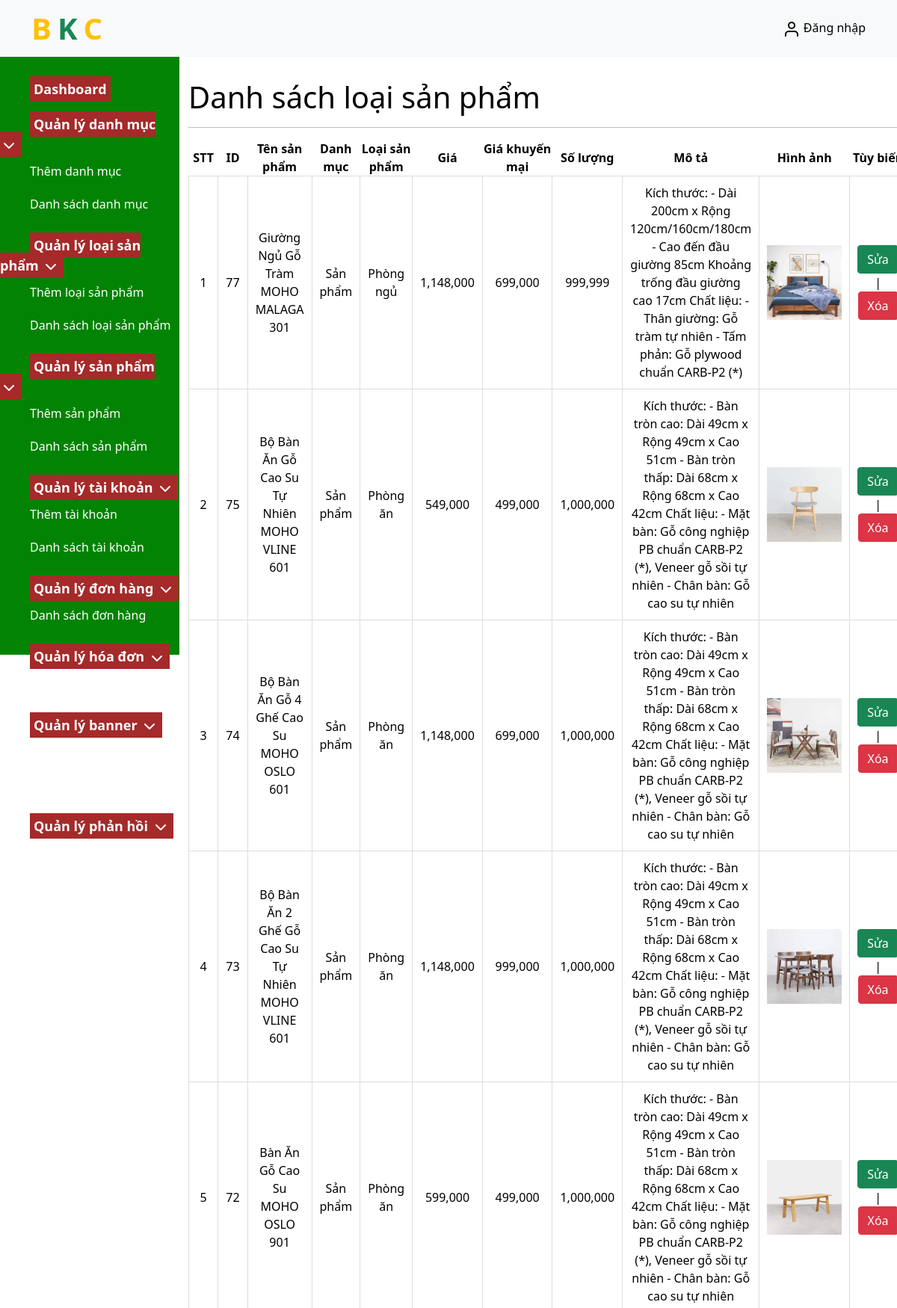
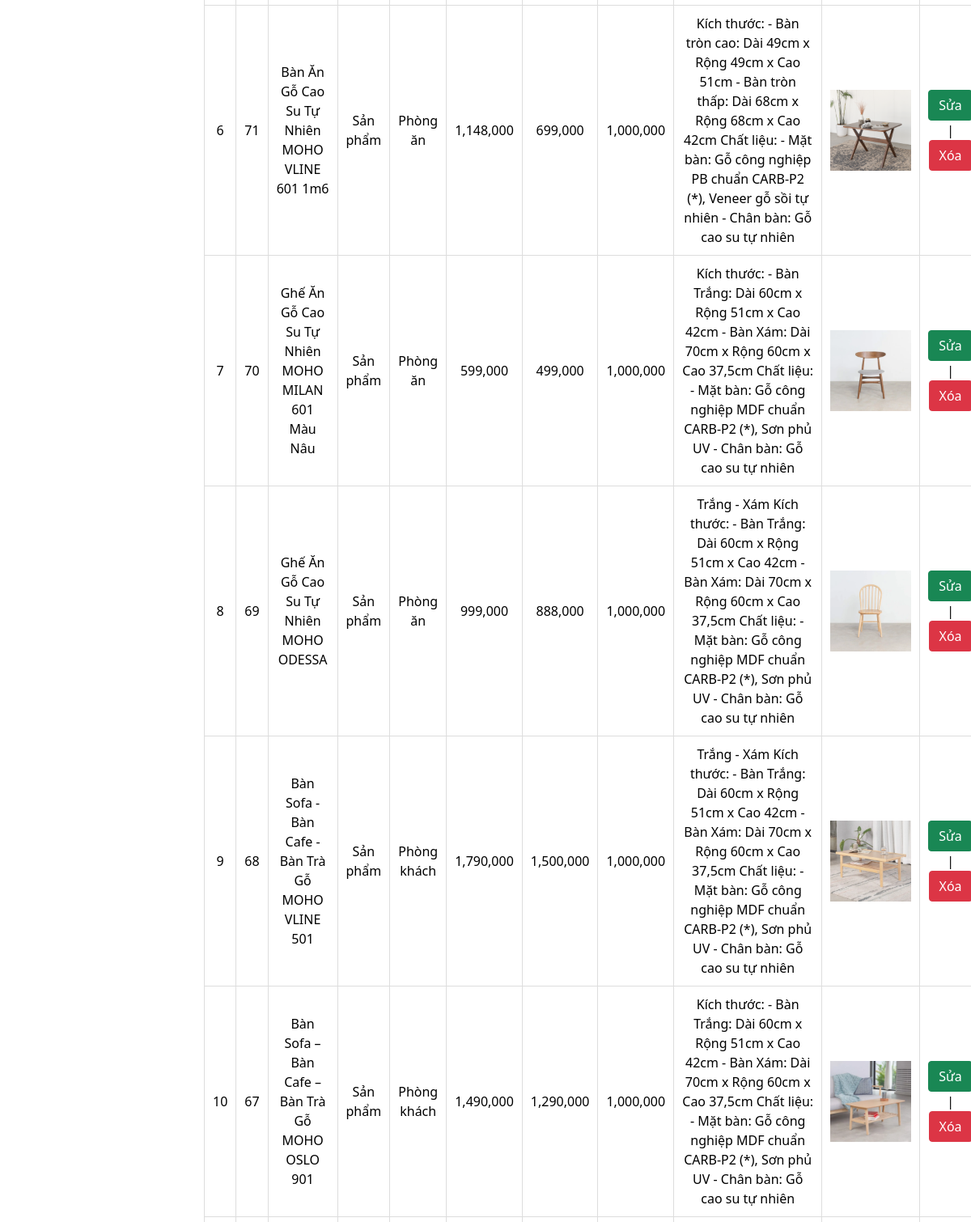
The page /Moho-Web/productlist.php (upper part) on the database its author committed (2 pictures, top to bottom).
### tables this page shows
CREATE TABLE `tbl_product` (
  `product_id` int(11) NOT NULL,
  `product_name` varchar(255) NOT NULL,
  `cartegory_id` int(11) NOT NULL,
  `brand_id` int(11) NOT NULL,
  `product_price` varchar(255) NOT NULL,
  `product_price_new` varchar(255) NOT NULL,
  `product_desc` varchar(500) NOT NULL,
  `product_img` varchar(255) NOT NULL,
  `product_quantity` varchar(255) NOT NULL
);

CREATE TABLE `tbl_cartegory` (
  `cartegory_id` int(11) NOT NULL,
  `cartegory_name` varchar(255) NOT NULL
);

CREATE TABLE `tbl_brand` (
  `brand_id` int(11) NOT NULL,
  `cartegory_id` int(11) NOT NULL,
  `brand_name` varchar(255) NOT NULL
);

### Moho-Web/database.php (called while the page is built, shortened)
<?php
class Database{
    public $host = DB_HOST;
    public $user = DB_USER;
    public $pass = DB_PASS;
    public $dbname = DB_NAME;
    public $link;
    private function connectDB(){
        $this->link = new mysqli($this->host,$this->user,$this->pass,$this->dbname);
    }
    public function select($query){
        $result = $this->link->query($query) or
        die($this->link->error.__LINE__);
        if($result->num_rows > 0){
            return $result;
        }
        else{
            return false;
        }
    }
}
?>

### Moho-Web/class/product_class.php (called while the page is built, shortened)
<?php
    include "database.php";
?>
<?php
    class product {
        private $db;
        public function __construct()
        {
            $this->db = new Database();
        }
        public function show_product(){
            $query = "SELECT tbl_product.*,tbl_cartegory.cartegory_name,tbl_brand.brand_name
            FROM tbl_product INNER JOIN tbl_cartegory ON tbl_product.cartegory_id = tbl_cartegory.cartegory_id
            INNER JOIN tbl_brand ON tbl_product.brand_id = tbl_brand.brand_id
            ORDER BY product_id DESC";
            $result = $this->db->select($query);
            return $result;
        }
    }
?>

### Moho-Web/productlist.php (the view)
<?php
include "header.php";
include "slider.php";
include "class/product_class.php";
?>
<?php
$product = new product;
$show_product = $product->show_product();
?>
<div class="admin-content-right">
    <div class="admin-content-right-cartegory-list">
        <h1>Danh sách loại sản phẩm</h1>
        <hr>
        <table>
            <tr>
                <th>STT</th>
                <th>ID</th>
                <th>Tên sản phẩm</th>
                <th>Danh mục</th>
                <th>Loại sản phẩm</th>
                <th>Giá</th>
                <th>Giá khuyến mại</th>
                <th>Số lượng</th>
                <th>Mô tả</th>
                <th>Hình ảnh</th>
                <th>Tùy biến</th>
            </tr>
            <?php
            if ($show_product) {
                $i = 0;
                while ($result = $show_product->fetch_assoc()) { $i++;
            ?>
                    <tr>
                        <td><?php echo $i ?></td>
                        <td><?php echo $result['product_id'] ?></td>
                        <td><?php echo $result['product_name'] ?></td>
                        <td><?php echo $result['cartegory_name'] ?></td>
                        <td><?php echo $result['brand_name'] ?></td>
                        <td><?php echo number_format($result['product_price']) ?></td>
                        <td><?php echo number_format($result['product_price_new']) ?></td>
                        <td><?php echo number_format($result['product_quantity']) ?></td>
                        <td><?php echo $result['product_desc'] ?></td>
                        <td><img src="./uploads/<?php echo $result['product_img'] ?>" alt="<?php echo $result['product_name'] ?>" height="100px" width="100px"></td>
                        <td>
                            <a class="btn btn-success" href="productedit.php?product_id=<?php echo $result['product_id']?>">Sửa</a> |
                            <a class="btn btn-danger" onclick="return confirm('Bạn có muốn xóa');" href="productdelete.php?product_id=<?php echo $result['product_id']?>">Xóa</a>
                        </td>
                    </tr>
            <?php
                }
            }
            ?>
        </table>
    </div>
</div>
</section>
</body>
</html>

### CSS/Admin.css (style rules this page uses)
* { padding: 0; margin: 0; box-sizing: border-box; color: black; outline: none; }
a { text-decoration: none; }
.admin-content-right { width: 80%; padding: 30px 0 0 12px; }
.admin-content-right-cartegory_list table tr th,td { border: 1px solid #dddddd; padding: 10px; text-align: center; }
table { border-collapse: collapse; text-align: center; width: 100%; }

### rows shown on the page
tbl_product: product_id "77", product_name "Giường Ngủ Gỗ Tràm MOHO MALAGA 301", cartegory.cartegory_name "Sản phẩm", brand.brand_name "Phòng ngủ", product_price "1,148,000", product_price_new "699,000", product_quantity "999,999", product_desc "Kích thước: - Dài 200cm x Rộng 120cm/160cm/180cm - Cao đến đầu giường 85cm Khoảng trống đầu giường cao 17cm Chất liệu: - Thân giường: Gỗ tràm tự nhiên - Tấm phản: Gỗ plywood chuẩn CARB-P2 (*)", product_img (picture)
tbl_product: product_id "75", product_name "Bộ Bàn Ăn Gỗ Cao Su Tự Nhiên MOHO VLINE 601", cartegory.cartegory_name "Sản phẩm", brand.brand_name "Phòng ăn", product_price "549,000", product_price_new "499,000", product_quantity "1,000,000", product_desc "Kích thước: - Bàn tròn cao: Dài 49cm x Rộng 49cm x Cao 51cm - Bàn tròn thấp: Dài 68cm x Rộng 68cm x Cao 42cm Chất liệu: - Mặt bàn: Gỗ công nghiệp PB chuẩn CARB-P2 (*), Veneer gỗ sồi tự nhiên - Chân bàn: Gỗ cao su tự nhiên", product_img (picture)
tbl_product: product_id "74", product_name "Bộ Bàn Ăn Gỗ 4 Ghế Cao Su MOHO OSLO 601", cartegory.cartegory_name "Sản phẩm", brand.brand_name "Phòng ăn", product_price "1,148,000", product_price_new "699,000", product_quantity "1,000,000", product_desc "Kích thước: - Bàn tròn cao: Dài 49cm x Rộng 49cm x Cao 51cm - Bàn tròn thấp: Dài 68cm x Rộng 68cm x Cao 42cm Chất liệu: - Mặt bàn: Gỗ công nghiệp PB chuẩn CARB-P2 (*), Veneer gỗ sồi tự nhiên - Chân bàn: Gỗ cao su tự nhiên", product_img (picture)
tbl_product: product_id "73", product_name "Bộ Bàn Ăn 2 Ghế Gỗ Cao Su Tự Nhiên MOHO VLINE 601", cartegory.cartegory_name "Sản phẩm", brand.brand_name "Phòng ăn", product_price "1,148,000", product_price_new "999,000", product_quantity "1,000,000", product_desc "Kích thước: - Bàn tròn cao: Dài 49cm x Rộng 49cm x Cao 51cm - Bàn tròn thấp: Dài 68cm x Rộng 68cm x Cao 42cm Chất liệu: - Mặt bàn: Gỗ công nghiệp PB chuẩn CARB-P2 (*), Veneer gỗ sồi tự nhiên - Chân bàn: Gỗ cao su tự nhiên", product_img (picture)
tbl_product: product_id "72", product_name "Bàn Ăn Gỗ Cao Su MOHO OSLO 901", cartegory.cartegory_name "Sản phẩm", brand.brand_name "Phòng ăn", product_price "599,000", product_price_new "499,000", product_quantity "1,000,000", product_desc "Kích thước: - Bàn tròn cao: Dài 49cm x Rộng 49cm x Cao 51cm - Bàn tròn thấp: Dài 68cm x Rộng 68cm x Cao 42cm Chất liệu: - Mặt bàn: Gỗ công nghiệp PB chuẩn CARB-P2 (*), Veneer gỗ sồi tự nhiên - Chân bàn: Gỗ cao su tự nhiên", product_img (picture)
tbl_product: product_id "71", product_name "Bàn Ăn Gỗ Cao Su Tự Nhiên MOHO VLINE 601 1m6", cartegory.cartegory_name "Sản phẩm", brand.brand_name "Phòng ăn", product_price "1,148,000", product_price_new "699,000", product_quantity "1,000,000", product_desc "Kích thước: - Bàn tròn cao: Dài 49cm x Rộng 49cm x Cao 51cm - Bàn tròn thấp: Dài 68cm x Rộng 68cm x Cao 42cm Chất liệu: - Mặt bàn: Gỗ công nghiệp PB chuẩn CARB-P2 (*), Veneer gỗ sồi tự nhiên - Chân bàn: Gỗ cao su tự nhiên", product_img (picture)
tbl_product: product_id "70", product_name "Ghế Ăn Gỗ Cao Su Tự Nhiên MOHO MILAN 601 Màu Nâu", cartegory.cartegory_name "Sản phẩm", brand.brand_name "Phòng ăn", product_price "599,000", product_price_new "499,000", product_quantity "1,000,000", product_desc "Kích thước: - Bàn Trắng: Dài 60cm x Rộng 51cm x Cao 42cm - Bàn Xám: Dài 70cm x Rộng 60cm x Cao 37,5cm Chất liệu: - Mặt bàn: Gỗ công nghiệp MDF chuẩn CARB-P2 (*), Sơn phủ UV - Chân bàn: Gỗ cao su tự nhiên", product_img (picture)
tbl_product: product_id "69", product_name "Ghế Ăn Gỗ Cao Su Tự Nhiên MOHO ODESSA", cartegory.cartegory_name "Sản phẩm", brand.brand_name "Phòng ăn", product_price "999,000", product_price_new "888,000", product_quantity "1,000,000", product_desc "Trắng - Xám Kích thước: - Bàn Trắng: Dài 60cm x Rộng 51cm x Cao 42cm - Bàn Xám: Dài 70cm x Rộng 60cm x Cao 37,5cm Chất liệu: - Mặt bàn: Gỗ công nghiệp MDF chuẩn CARB-P2 (*), Sơn phủ UV - Chân bàn: Gỗ cao su tự nhiên", product_img (picture)
tbl_product: product_id "68", product_name "Bàn Sofa - Bàn Cafe - Bàn Trà Gỗ MOHO VLINE 501", cartegory.cartegory_name "Sản phẩm", brand.brand_name "Phòng khách", product_price "1,790,000", product_price_new "1,500,000", product_quantity "1,000,000", product_desc "Trắng - Xám Kích thước: - Bàn Trắng: Dài 60cm x Rộng 51cm x Cao 42cm - Bàn Xám: Dài 70cm x Rộng 60cm x Cao 37,5cm Chất liệu: - Mặt bàn: Gỗ công nghiệp MDF chuẩn CARB-P2 (*), Sơn phủ UV - Chân bàn: Gỗ cao su tự nhiên", product_img (picture)
tbl_product: product_id "67", product_name "Bàn Sofa – Bàn Cafe – Bàn Trà Gỗ MOHO OSLO 901", cartegory.cartegory_name "Sản phẩm", brand.brand_name "Phòng khách", product_price "1,490,000", product_price_new "1,290,000", product_quantity "1,000,000", product_desc "Kích thước: - Bàn Trắng: Dài 60cm x Rộng 51cm x Cao 42cm - Bàn Xám: Dài 70cm x Rộng 60cm x Cao 37,5cm Chất liệu: - Mặt bàn: Gỗ công nghiệp MDF chuẩn CARB-P2 (*), Sơn phủ UV - Chân bàn: Gỗ cao su tự nhiên", product_img (picture)
